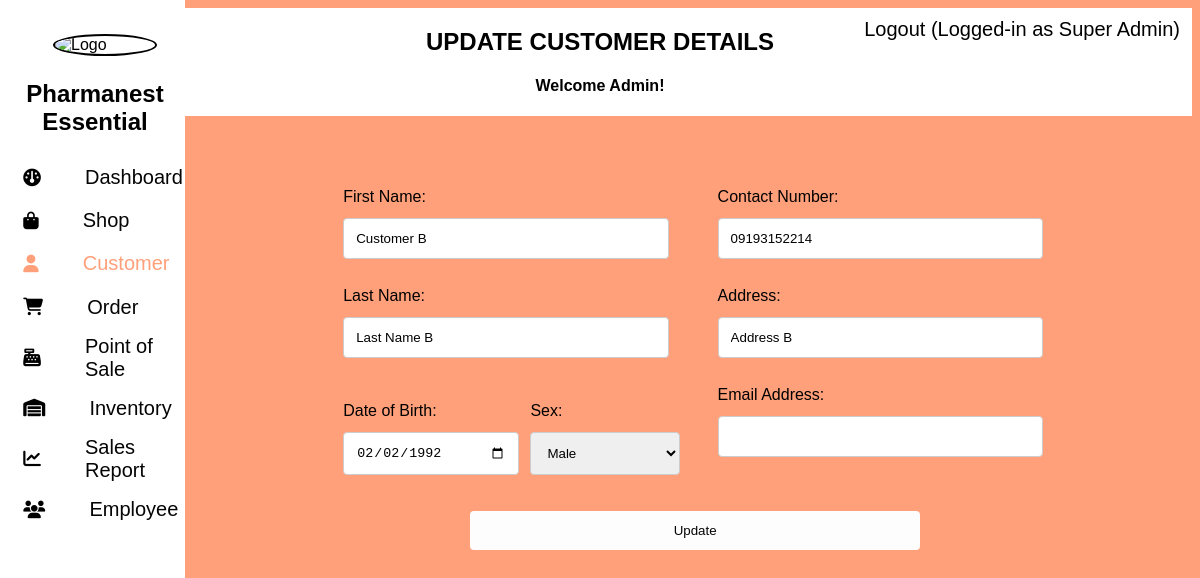
The app's page /admin/customer/edit/index.php?customer_id=2 (signed in) with its own data.
### tables this page shows
CREATE TABLE `customer` (
  `id` int(11) NOT NULL,
  `first_name` varchar(256) NOT NULL,
  `last_name` varchar(256) NOT NULL,
  `contact_number` varchar(25) NOT NULL,
  `user_id` int(11) DEFAULT NULL,
  `address` text NOT NULL,
  `date_of_birth` date DEFAULT NULL,
  `sex` varchar(7) DEFAULT NULL,
  `is_active` tinyint(1) NOT NULL DEFAULT 1
);

### admin/customer/edit/index.php (the view, shortened to what this page needs)
<?php
    $base_url = $_SESSION["BASE_URL"];
    $doc_root = $_SESSION["DOC_ROOT"];
?>
<!DOCTYPE html>
<html>
    <head>
        <link rel="stylesheet" href="https://cdnjs.cloudflare.com/ajax/libs/font-awesome/6.5.1/css/all.min.css">
        <link rel="stylesheet" type="text/css" href="<?php echo $base_url;?>assets/styles/bootstrap.css">
        <link rel="stylesheet" type="text/css" href="../../styles.css">
        <link rel="stylesheet" type="text/css" href="styles.css">
    </head>
    <body>
        <?php include '../../components/side_nav.php'; ?>
        <?php
            include '../../components/top_nav.php';
        ?>
        <?php
            include($doc_root.'/utils/connect.php');
            if (isset($_GET['customer_id'])) {
                $customer_id = $_GET['customer_id'];
                $sqlGetCustomer = "SELECT c.first_name, c.last_name, c.address, c.contact_number, c.date_of_birth, c.sex, u.email FROM customer c
                            LEFT JOIN user u ON c.user_id=u.id
                            WHERE c.id=$customer_id";
                $customer_result = mysqli_query($conn,$sqlGetCustomer);
                $row = mysqli_fetch_array($customer_result);
            } else {
                header("Location:../../../page/404.php");
            };
        ?>
        <div class="main">
            <div class="row">
                <form action="process.php" method="post">
                    <div class="column">
                        <p>
                            <label for="first_name">First Name:</label><br>
                            <input type="text" name="first_name" value="<?php echo $row['first_name'];?>" required>
                        </p>
                        <p>
                            <label for="last_name">Last Name:</label><br>
                            <input type="text" name="last_name" value="<?php echo $row['last_name'];?>" required>
                        </p>
                        <div class="row">
                            <p class="column">
                                <label for="date_of_birth">Date of Birth:</label><br>
                                <input type="date" name="date_of_birth" value="<?php echo $row['date_of_birth'];?>" required>
                            </p>
                            <p class="column">
                                <label for="sex">Sex: </label><br>
                                <select id="sex" name="sex" required>
                                    <option <?php if ($row['sex'] == "Male"){echo "selected";};?>>Male</option>
                                </select>
                            </p>
                        </div>
                    </div>
                    <div class="column">
                        <p>
                            <label for="contact_number">Contact Number: </label><br>
                            <input type="text" id="contact_number" name="contact_number" required pattern="[+0-9]*" title="Only numbers and + are allowed" maxlength=13  value="<?php echo $row['contact_number'];?>">
                        </p>
                        <p>
                            <label for="address">Address:</label><br>
                            <input type="text" name="address" value="<?php echo $row['address'];?>" required>
                        </p>
                        <p>
                            <label for="email">Email Address:</label><br>
                            <input type="email" name="email" value="<?php echo $row['email'];?>">
                        </p>
                    </div>
                    <button name="action" value="update_customer">Update</button>
                </form>
            </div>
        </div>
    </body>
</html>

### admin/styles.css (style rules this page uses)
body { font-family: Arial, sans-serif; background-color: lightsalmon; }

### admin/customer/edit/styles.css (style rules this page uses)
.main { border-radius: 5px; box-sizing: border-box; background-color: transparent; padding:20px; padding-left: 60px; width:70%; float:right; margin-right:80px; margin-bottom:50px; margin-top: 2%; font-family:Arial; }
.column { float: left; width: 50%; }
.row:after { content: ""; display: table; clear: both; }
input[type=text],input[type=number],input[type=date], input[type=email],select { width: 80%; padding: 12px; border: 1px solid #ccc; border-radius: 4px; }
label { padding: 12px 12px 12px 0; display: inline-block; }
button { background-color: rgb(253, 253, 253); color: rgb(5, 5, 5); padding: 12px 20px; border: none; border-radius: 4px; cursor: pointer; display:inline-block; margin-top:20px; margin-left: 17%; width: 60%; }

### records on screen
customer: first_name "Customer B", last_name "Last Name B", date_of_birth "02/02/1992", sex "Male", contact_number "09193152214", address "Address B"

### other values on screen
$_SESSION['user_role'] "Super Admin"
$current_page_title "UPDATE CUSTOMER DETAILS"
$_SESSION['user_first_name'] "Admin"
